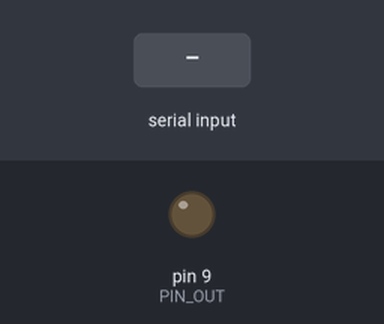
Recording of a sketch running on a simulated Arduino Uno, built with avr-gcc and run on an emulated ATmega328P. On the bench: output pins drawn as LEDs (lit = HIGH). Inputs (shaded band) come from the test bench. What the sketch prints to the serial monitor is not drawn.

Above: at 1.2 s.
1.3 s: "p" received over Serial
At 3.0 s:
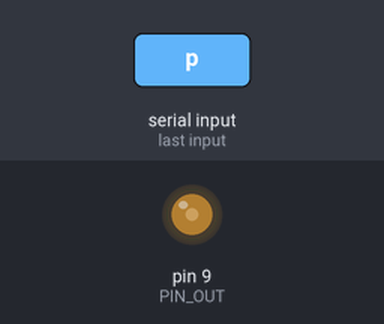
4.3 s: "p" received over Serial
At 4.54 s:
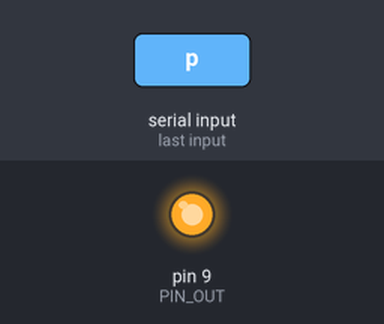
Timing chart, 0 to 8.8 s (numbered marks = the images above; inputs shaded):
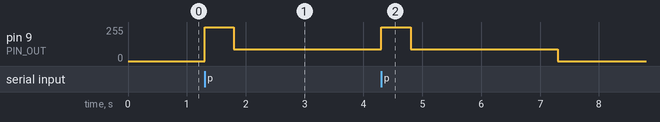

Measured:
- after the input at 1.3 s, pin 9 (PIN_OUT): 0/255 → 255/255 at once, → 90/255 0.50 s later
- after the input at 4.3 s, pin 9 (PIN_OUT): 90/255 → 255/255 at once, → 90/255 0.50 s later, → 0/255 2.5 s later

The sketch:

L01_5_state_machine.ino
```cpp
/* 第一课 · 实验 5：状态机 —— 你的第一段"真正的"机器人代码
 *
 * 这段代码和 code/phase0_single_solenoid 里的几乎一模一样。
 * 区别只有一个：现在驱动的是 LED，等电磁铁到货，
 * 把 PIN 改一下、把 SLOW_MOTION 改成 1，就是真正的钢琴机器人固件。
 *
 * 接线：D9 --[220Ω]-- LED -- GND   （必须是 PWM 引脚）
 * 操作：打开串口监视器，波特率 115200，输入 p 回车
 */

const uint8_t  PIN_OUT = 9;

// ★ 教学用的"慢动作"倍率 ★
//   真实的击键只有几十毫秒，眼睛根本看不见。
//   先设成 20 倍慢放，把过程看清楚；看懂之后改回 1，感受真实速度。
const uint16_t SLOW_MOTION = 20;

const uint16_t PEAK_MS   = 25  * SLOW_MOTION;  // 全功率"击打"阶段
const uint8_t  HOLD_DUTY = 90;                 // 保持阶段占空比（约 35%）
const uint16_t NOTE_MS   = 150 * SLOW_MOTION;  // 这个音总共按住多久

// ---- 三个状态 ----
//   IDLE 空闲  →  PEAK 全力击打  →  HOLD 低功率保持  →  IDLE
enum KeyState { IDLE, PEAK, HOLD };

KeyState state     = IDLE;
uint32_t noteStart = 0;      // 这次按下的起始时刻

void setup() {
  pinMode(PIN_OUT, OUTPUT);
  digitalWrite(PIN_OUT, LOW);          // 上电第一件事：确保是关的
  Serial.begin(115200);
  Serial.println(F("输入 p 触发一次。观察：先全亮，再变暗，最后熄灭。"));
}

void noteOn() {
  analogWrite(PIN_OUT, 255);           // 进入 PEAK：全功率
  state     = PEAK;
  noteStart = millis();
  Serial.println(F("PEAK  全功率"));
}

void noteOff() {
  digitalWrite(PIN_OUT, LOW);
  state = IDLE;
  Serial.println(F("IDLE  断电\n"));
}

// 状态推进 —— 每次 loop 都调用，内部没有任何 delay()
void updateKey() {
  if (state == IDLE) return;

  uint32_t held = millis() - noteStart;      // 已经按下多久了

  if (state == PEAK && held >= PEAK_MS) {
    analogWrite(PIN_OUT, HOLD_DUTY);         // 降到保持功率
    state = HOLD;
    Serial.println(F("HOLD  降到 35%"));
  }
  else if (state == HOLD && held >= NOTE_MS) {
    noteOff();
  }
}

void loop() {
  if (Serial.available()) {
    char c = Serial.read();
    if (c == 'p' && state == IDLE) noteOn();
  }
  updateKey();       // 永远不要在这里加 delay()
}

/* 【你应该看到】
 *   输入 p → LED 猛地全亮 0.5 秒 → 明显变暗，持续约 2.5 秒 → 熄灭
 *
 * 【这三个阶段将来对应什么】
 *   PEAK：电磁铁全电流，铁芯被猛地推出去,把琴键砸下去 —— 负责"击打"
 *   HOLD：电流降到 35%，只够把键按住不弹回 —— 负责"按住"
 *   IDLE：彻底断电
 *
 *   为什么要分开？因为电磁铁全程满功率通电，几十秒就能到 80°C 以上,
 *   会烧线圈、烤软 3D 打印件。而吸合之后维持只需要很小的电流。
 *   ——这是整个项目最关键的一个技巧。
 *
 * 【三个练习】
 *   1) 把 SLOW_MOTION 改成 1。现在你几乎看不见 PEAK 阶段了 ——
 *      这才是真实的时间尺度。感受一下"25 毫秒"有多短。
 *   2) 把 HOLD_DUTY 改成 20 再改成 200，观察亮度差别。
 *      将来这个值就是"电磁铁烫不烫"的旋钮。
 *   3) ★ 难一点：把它改成同时驱动两个 LED（D9 和 D10），
 *      输入 p 触发第一个、q 触发第二个，两者完全独立、可以重叠。
 *      —— 做出来的话，你其实已经写出 Phase 1 的骨架了。
 */
```
